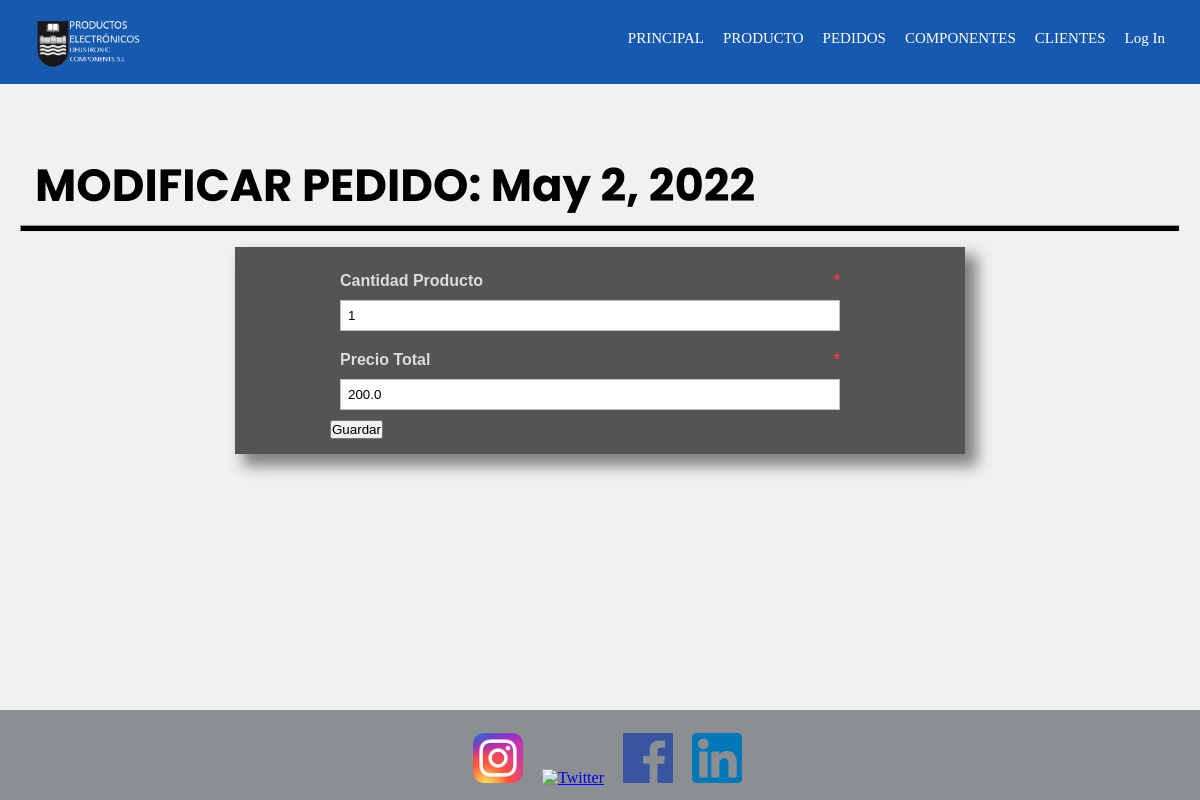
Page /deustronic/modificarPedido/17452/ on the earlier database version.
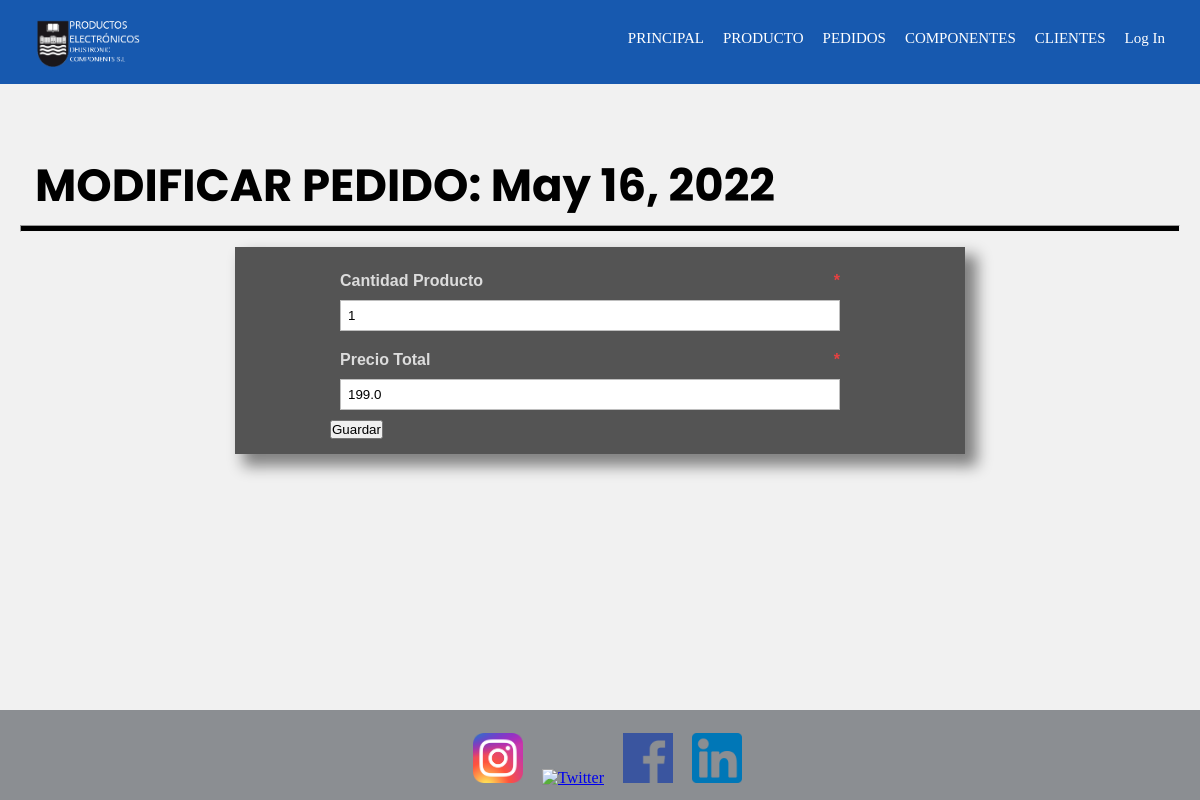
Same page on the later database version.
### deustronic/models.py (models this page shows, shortened)
class Pedido(models.Model):
    referencia = models.IntegerField(primary_key=True)
    fecha = models.DateField(auto_now = True)
    cliente = models.ForeignKey(Cliente, on_delete=models.CASCADE, null = True)
    producto = models.ManyToManyField(Producto)
    cantidadproducto = models.IntegerField()
    precioTotal = models.FloatField()

### deustronic/views.py (the view)
# urls.py: path('modificarPedido/<int:pk>/', modificarPedidoView.as_view(), name='modificarPedido'),
class modificarPedidoView(UpdateView):
    model = Pedido
    template_name = 'modificarPedido.html'
    fields = ['cantidadproducto', 'precioTotal']
    success_url = reverse_lazy('base')

### deustronic/templates/modificarPedido.html (shortened to what this page needs)
{% extends "base.html" %}
{% load static %}
{% block content %}
    <header>
        <h2 class="pagSecundarias">MODIFICAR PEDIDO: {{ pedido.fecha }}</h2>
        <hr>
    </header>
    <form class="acciones" method="POST" id="modificarPedido" action=".">
        <ul class="formularios">
            <li>
                <label for="id_cantidadProducto">Cantidad Producto<span class="required">*</span></label>
                {{ form.cantidadproducto }}
            </li>
            <li>
                <label for="id_precioTotal">Precio Total<span class="required">*</span></label>
                {{ form.precioTotal }}
            </li>
            <button value= "submit" type="submit" form="modificarPedido" value="Update">Guardar</button>
        </ul>
    </form>
{% endblock %}

Differences in the rows shown:
changed Pedido: fecha "May 2, 2022" → "May 16, 2022"; precioTotal "200.0" → "199.0"
